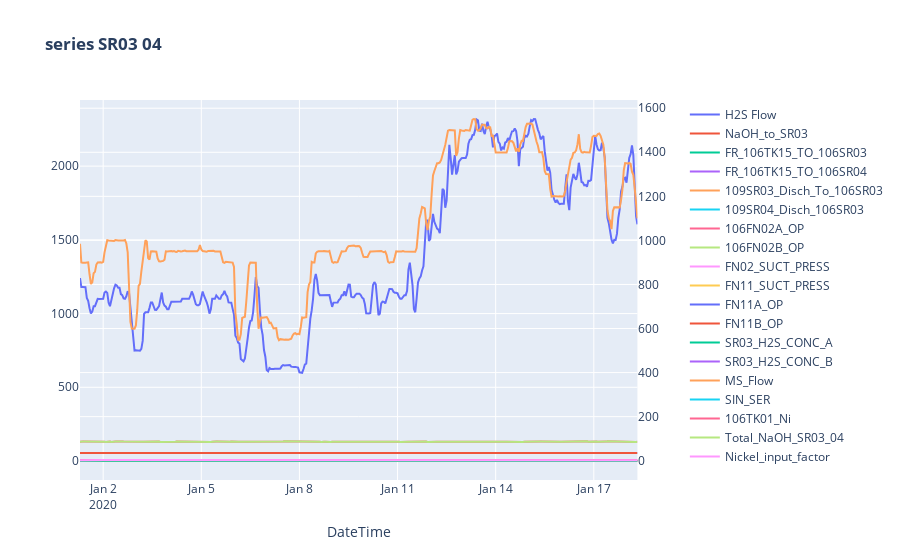

Notebook code for this chart:
### Code cell
#---------  Plotting the scrubber series df

figseries = make_subplots(specs=[[{"secondary_y": True}]])
figseries_axis_truefalse_list = [False, False, False, True, True, 
                            True, True, True, True, True, 
                            True, True, True, False, True,
                                True, True, False, True]
generate_plot_from_df(figseries, df_series, figseries_axis_truefalse_list)

#title_plot = 'Zn Drop Trend InterActive \n' + '\n Updated as of: ' + str(datetime.datetime.now())
title_plotseries = "<b>series SR03 04</b>" + '<br>'
figseries.update_layout(title_text=title_plotseries)
figseries.update_xaxes(title_text="DateTime") # Set x-axis title
#figMSTK01.update_yaxes(title_text="Pb, Zn , Cu, Co, Cr, Ca, Si, Fe, ZnNi", secondary_y=False) # Set y-axes titles primary axis
#figMSTK01.update_yaxes(title_text="Ni, Mg, Al, Mn, pH, ORP", secondary_y=True) # Set y-axes titles secondary axis

#-------------------------------------------------------------------------End----------------------------------------------------------------------------

### Figure 1 — Plotly figure (JSON) as saved in the notebook; plotly's stock layout.template omitted (floating-point values rounded to 4 significant figures; data arrays with more than 128 entries replaced by an {"elided": "..."} marker saying what was removed)
{"data": [{"name": "H2S Flow", "type": "scatter", "x": {"elided": "410 str values"}, "xaxis": "x", "y": {"elided": "410 float values"}, "yaxis": "y"}, {"name": "NaOH_to_SR03", "type": "scatter", "x": {"elided": "410 str values"}, "xaxis": "x", "y": {"elided": "410 float values"}, "yaxis": "y"}, {"name": "FR_106TK15_TO_106SR03", "type": "scatter", "x": {"elided": "410 str values"}, "xaxis": "x", "y": {"elided": "410 float values"}, "yaxis": "y"}, {"name": "FR_106TK15_TO_106SR04", "type": "scatter", "x": {"elided": "410 str values"}, "xaxis": "x", "y": {"elided": "410 float values"}, "yaxis": "y2"}, {"name": "109SR03_Disch_To_106SR03", "type": "scatter", "x": {"elided": "410 str values"}, "xaxis": "x", "y": {"elided": "410 float values"}, "yaxis": "y2"}, {"name": "109SR04_Disch_106SR03", "type": "scatter", "x": {"elided": "410 str values"}, "xaxis": "x", "y": {"elided": "410 float values"}, "yaxis": "y2"}, {"name": "106FN02A_OP", "type": "scatter", "x": {"elided": "410 str values"}, "xaxis": "x", "y": {"elided": "410 float values"}, "yaxis": "y2"}, {"name": "106FN02B_OP", "type": "scatter", "x": {"elided": "410 str values"}, "xaxis": "x", "y": {"elided": "410 float values"}, "yaxis": "y2"}, {"name": "FN02_SUCT_PRESS", "type": "scatter", "x": {"elided": "410 str values"}, "xaxis": "x", "y": {"elided": "410 float values"}, "yaxis": "y2"}, {"name": "FN11_SUCT_PRESS", "type": "scatter", "x": {"elided": "410 str values"}, "xaxis": "x", "y": {"elided": "410 float values"}, "yaxis": "y2"}, {"name": "FN11A_OP", "type": "scatter", "x": {"elided": "410 str values"}, "xaxis": "x", "y": {"elided": "410 int values"}, "yaxis": "y2"}, {"name": "FN11B_OP", "type": "scatter", "x": {"elided": "410 str values"}, "xaxis": "x", "y": {"elided": "410 int values"}, "yaxis": "y2"}, {"name": "SR03_H2S_CONC_A", "type": "scatter", "x": {"elided": "410 str values"}, "xaxis": "x", "y": {"elided": "410 float values"}, "yaxis": "y2"}, {"name": "SR03_H2S_CONC_B", "type": "scatter", "x": {"elided": "410 str values"}, "xaxis": "x", "y": {"elided": "410 float values"}, "yaxis": "y"}, {"name": "MS_Flow", "type": "scatter", "x": {"elided": "410 str values"}, "xaxis": "x", "y": {"elided": "410 float values"}, "yaxis": "y2"}, {"name": "SIN_SER", "type": "scatter", "x": {"elided": "410 str values"}, "xaxis": "x", "y": {"elided": "410 str values"}, "yaxis": "y2"}, {"name": "106TK01_Ni", "type": "scatter", "x": {"elided": "410 str values"}, "xaxis": "x", "y": {"elided": "410 float values"}, "yaxis": "y2"}, {"name": "Total_NaOH_SR03_04", "type": "scatter", "x": {"elided": "410 str values"}, "xaxis": "x", "y": {"elided": "410 float values"}, "yaxis": "y"}, {"name": "Nickel_input_factor", "type": "scatter", "x": {"elided": "410 str values"}, "xaxis": "x", "y": {"elided": "410 float values"}, "yaxis": "y2"}], "layout": {"title": {"text": "<b>series SR03 04</b><br>"}, "xaxis": {"anchor": "y", "domain": [0, 0.94], "title": {"text": "DateTime"}}, "yaxis": {"anchor": "x", "domain": [0, 1]}, "yaxis2": {"anchor": "x", "overlaying": "y", "side": "right"}}}
